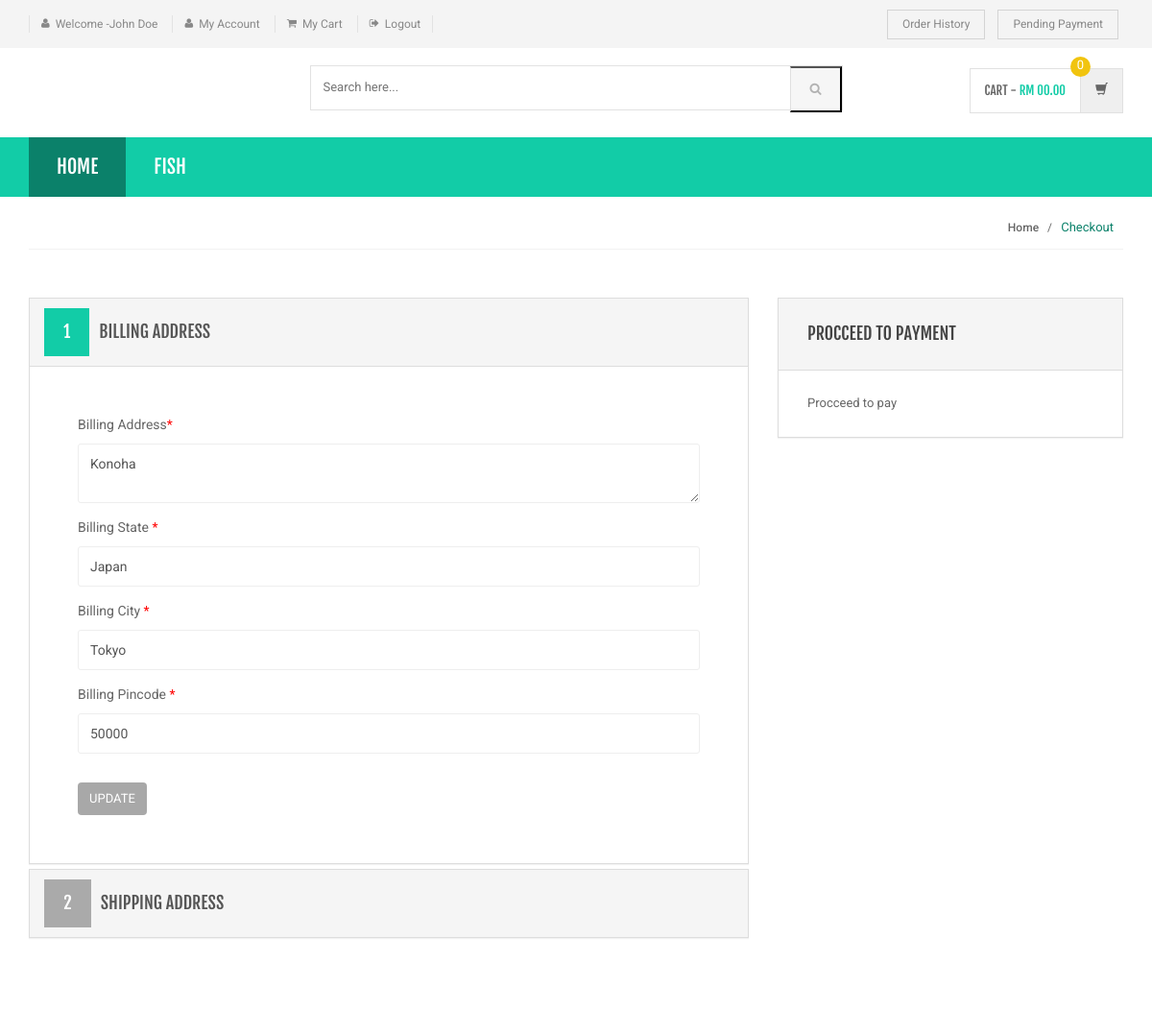
Screenshot of /bill-ship-addresses2.php (signed in) with the database file from the repository.
### tables this page shows
CREATE TABLE `category` (
  `id` int(11) NOT NULL,
  `categoryName` varchar(255) DEFAULT NULL,
  `categoryDescription` longtext DEFAULT NULL,
  `creationDate` timestamp NOT NULL DEFAULT current_timestamp(),
  `updationDate` varchar(255) DEFAULT NULL
);

CREATE TABLE `users` (
  `id` int(11) NOT NULL,
  `name` varchar(255) DEFAULT NULL,
  `email` varchar(255) DEFAULT NULL,
  `contactno` bigint(11) DEFAULT NULL,
  `password` varchar(255) DEFAULT NULL,
  `shippingAddress` longtext DEFAULT NULL,
  `shippingState` varchar(255) DEFAULT NULL,
  `shippingCity` varchar(255) DEFAULT NULL,
  `shippingPincode` int(11) DEFAULT NULL,
  `billingAddress` longtext DEFAULT NULL,
  `billingState` varchar(255) DEFAULT NULL,
  `billingCity` varchar(255) DEFAULT NULL,
  `billingPincode` int(11) DEFAULT NULL,
  `regDate` timestamp NOT NULL DEFAULT current_timestamp(),
  `updationDate` varchar(255) DEFAULT NULL
);

### bill-ship-addresses2.php (the view, shortened to what this page needs)
<?php
include('includes/config.php');
if(strlen($_SESSION['login'])==0)
    {
header('location:index.php');
}
else{
?>
<!DOCTYPE html>
<html lang="en">
	<head>
	    <link rel="stylesheet" href="assets/css/bootstrap.min.css">
	    <link rel="stylesheet" href="assets/css/main.css">
	    <link rel="stylesheet" href="assets/css/green.css">
	    <link rel="stylesheet" href="assets/css/owl.carousel.css">
		<link rel="stylesheet" href="assets/css/owl.transitions.css">
		<link href="assets/css/lightbox.css" rel="stylesheet">
		<link rel="stylesheet" href="assets/css/animate.min.css">
		<link rel="stylesheet" href="assets/css/rateit.css">
		<link rel="stylesheet" href="assets/css/bootstrap-select.min.css">
		<link rel="stylesheet" href="assets/css/config.css">
		<link href="assets/css/green.css" rel="alternate stylesheet" title="Green color">
		<link href="assets/css/blue.css" rel="alternate stylesheet" title="Blue color">
		<link href="assets/css/red.css" rel="alternate stylesheet" title="Red color">
		<link href="assets/css/orange.css" rel="alternate stylesheet" title="Orange color">
		<link href="assets/css/dark-green.css" rel="alternate stylesheet" title="Darkgreen color">
		<link rel="stylesheet" href="assets/css/font-awesome.min.css">
	</head>
    <body class="cnt-home">
<header class="header-style-1">
<?php include('includes/top-header.php');?>
<?php include('includes/main-header.php');?>
<?php include('includes/menu-bar.php');?>
</header>
<div class="breadcrumb">
	<div class="container">
		<div class="breadcrumb-inner">
			<ul class="list-inline list-unstyled">
				<li><a href="#">Home</a></li>
				<li class='active'>Checkout</li>
			</ul>
		</div>
	</div>
</div>
<div class="body-content outer-top-bd">
	<div class="container">
		<div class="checkout-box inner-bottom-sm">
			<div class="row">
				<div class="col-md-8">
					<div class="panel-group checkout-steps" id="accordion">
<div class="panel panel-default checkout-step-01">
		<div class="panel-heading">
    	<h4 class="unicase-checkout-title">
	        <a data-toggle="collapse" class="" data-parent="#accordion" href="#collapseOne">
	          <span>1</span>Billing Address
	        </a>
	     </h4>
    </div>
	<div id="collapseOne" class="panel-collapse collapse in">
	    <div class="panel-body">
			<div class="row">
				<div class="col-md-12 col-sm-12 already-registered-login">
<?php
$query=mysqli_query($con,"select * from users where id='".$_SESSION['id']."'");
while($row=mysqli_fetch_array($query))
{
?>
					<form class="register-form" role="form" method="post">
<div class="form-group">
					    <label class="info-title" for="Billing Address">Billing Address<span>*</span></label>
					    <textarea class="form-control unicase-form-control text-input" " name="billingaddress" required="required"><?php echo $row['billingAddress'];?></textarea>
					  </div>
						<div class="form-group">
					    <label class="info-title" for="Billing State ">Billing State  <span>*</span></label>
			 <input type="text" class="form-control unicase-form-control text-input" id="bilingstate" name="bilingstate" value="<?php echo $row['billingState'];?>" required>
					  </div>
					  <div class="form-group">
					    <label class="info-title" for="Billing City">Billing City <span>*</span></label>
					    <input type="text" class="form-control unicase-form-control text-input" id="billingcity" name="billingcity" required="required" value="<?php echo $row['billingCity'];?>" >
					  </div>
 <div class="form-group">
					    <label class="info-title" for="Billing Pincode">Billing Pincode <span>*</span></label>
					    <input type="text" class="form-control unicase-form-control text-input" id="billingpincode" name="billingpincode" required="required" value="<?php echo $row['billingPincode'];?>" >
					  </div>
					  <button type="submit" name="update" class="btn-upper btn btn-primary checkout-page-button">Update</button>
					</form>
					<?php } ?>
				</div>
			</div>
		</div>
	</div>
</div>
					  	<div class="panel panel-default checkout-step-02">
						    <div class="panel-heading">
						      <h4 class="unicase-checkout-title">
						        <a data-toggle="collapse" class="collapsed" data-parent="#accordion" href="#collapseTwo">
						          <span>2</span>Shipping Address
						        </a>
						      </h4>
						    </div>
					  	</div>
					</div>
				</div>
			<?php include('includes/myaccount-sidebar2.php');?>
			</div>
		</div>
</div>
</div>
</body>
</html>
<?php } ?>

### includes/menu-bar.php (shortened to what this page needs)
<div class="header-nav animate-dropdown">
    <div class="container">
        <div class="yamm navbar navbar-default" role="navigation">
            <div class="nav-bg-class">
                <div class="navbar-collapse collapse" id="mc-horizontal-menu-collapse">
	<div class="nav-outer">
		<ul class="nav navbar-nav">
			<li class="active dropdown yamm-fw">
				<a href="index.php" data-hover="dropdown" class="dropdown-toggle">Home</a>
			</li>
              <?php $sql=mysqli_query($con,"select id,categoryName  from category limit 6");
while($row=mysqli_fetch_array($sql))
{
    ?>
			<li class="dropdown yamm">
				<a href="category.php?cid=<?php echo $row['id'];?>"> <?php echo $row['categoryName'];?></a>
			</li>
			<?php } ?>
		</ul>
		<div class="clearfix"></div>
	</div>
</div>
            </div>
        </div>
    </div>
</div>

### assets/css/green.css (style rules this page uses)
body { background-color:#fff; color:#666; }
h1, h2, h3, h4, h5, h6 { color:#444; }
a, a:visited { color:#C1392B; }

### assets/css/lightbox.css (style rules this page uses)
body:after { content: url(../images/close.png) url(../images/loading.gif) url(../images/prev.png) url(../images/next.png); display: none; }

### assets/css/blue.css (style rules this page uses)
a { color: #3498db; }
.header-style-1 .header-nav { background: #3498db; }
.cnt-home .header-style-1 .header-nav .navbar .navbar-nav > li.active { background: #1d6ca1; }
.breadcrumb ul li.active { color: #1d6ca1; }
.checkout-box .checkout-steps .panel .panel-heading .unicase-checkout-title > a:not(.collapsed) span { background-color: #3498db; }

### assets/css/red.css (style rules this page uses)
a { color: #ff6c6c; }
.header-style-1 .header-nav { background: #ff6c6c; }
.cnt-home .header-style-1 .header-nav .navbar .navbar-nav > li.active { background: #ff1a1a; }
.breadcrumb ul li.active { color: #ff1a1a; }
.checkout-box .checkout-steps .panel .panel-heading .unicase-checkout-title > a:not(.collapsed) span { background-color: #ff6c6c; }

### assets/css/orange.css (style rules this page uses)
a { color: #f39c12; }
.header-style-1 .header-nav { background: #f39c12; }
.cnt-home .header-style-1 .header-nav .navbar .navbar-nav > li.active { background: #ab6c09; }
.breadcrumb ul li.active { color: #ab6c09; }
.checkout-box .checkout-steps .panel .panel-heading .unicase-checkout-title > a:not(.collapsed) span { background-color: #f39c12; }

### assets/css/dark-green.css (style rules this page uses)
body { background-color:#fff; color:#666; }
h1, h2, h3, h4, h5, h6 { color:#444; }
a, a:visited { color:#C1392B; }

### rows the page displays
category: categoryName "FISH"
users: billingaddress "Konoha", bilingstate "Japan", billingcity "Tokyo", billingpincode "50000"

### other values shown
$_SESSION['username'] "John Doe"
